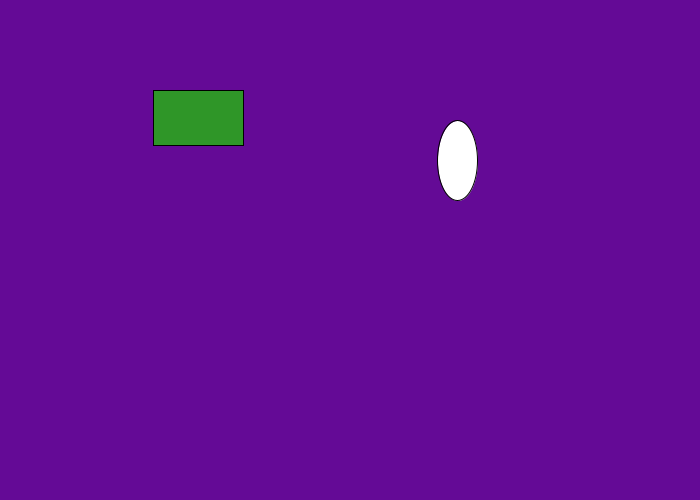
Frame 1 (no input)
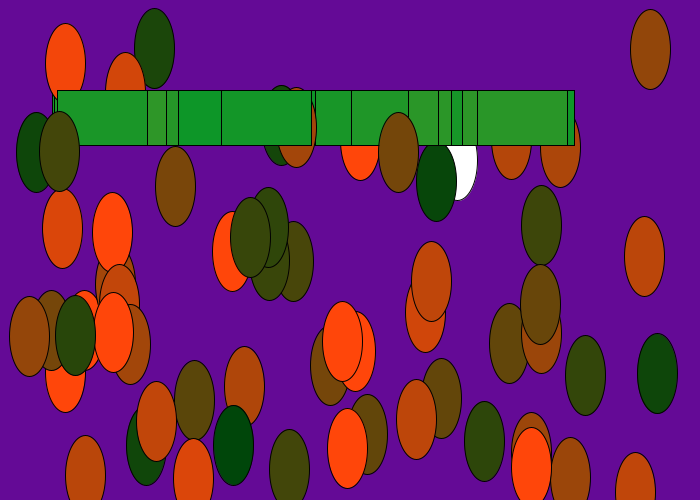
Frame 60 (the mouse pressed at the canvas centre just before this capture)
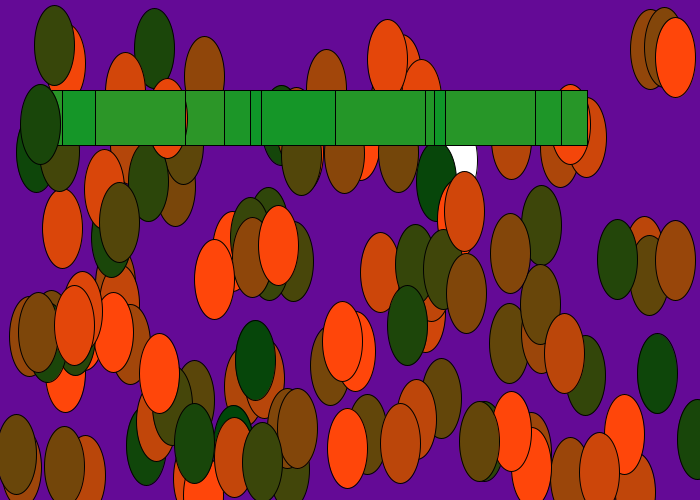
Frame 120 (the mouse held since frame 60 and released just before this capture)

The Processing sketch that drew these frames (run headless with seeded random() and noise(); from frame 60 on, the mouse is pressed at the canvas centre):

// Processing sketch: exp17
// ── exp17.pde
void setup()
{
  size(700, 500);
  background(100, 10, 150);
}

void draw()
{
  //ellipse( x, y,
  ellipse( random(15, width), random(42, height), 40, 80);
  fill( random(50), 150, 40);
  
  //rect( y, x,
  rect( random(45, height), 90, 90, 55);
  fill( random(300), 70, 10);
}
